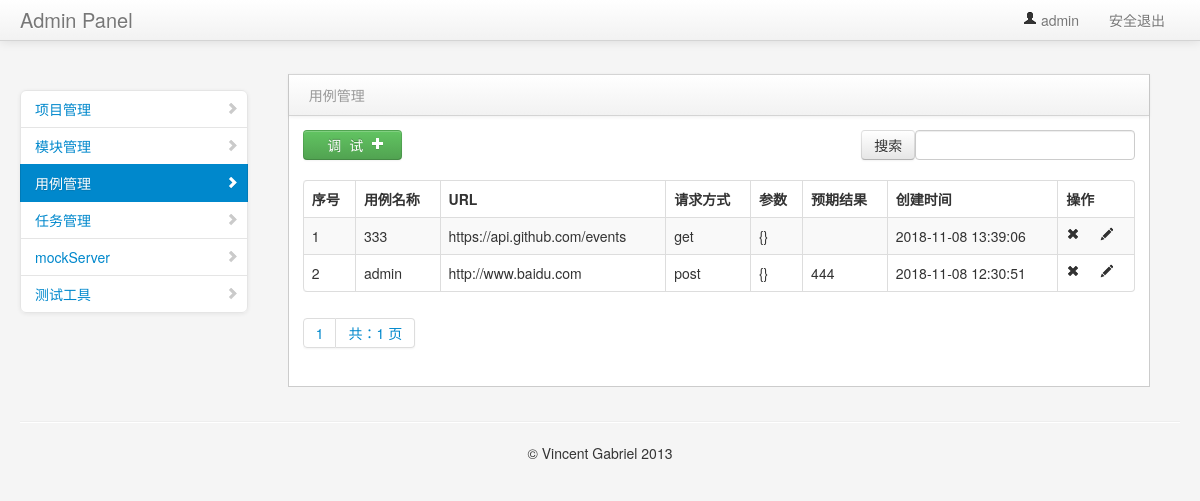
/interface/case_manage/ (signed in), run on an earlier commit of the app's database.
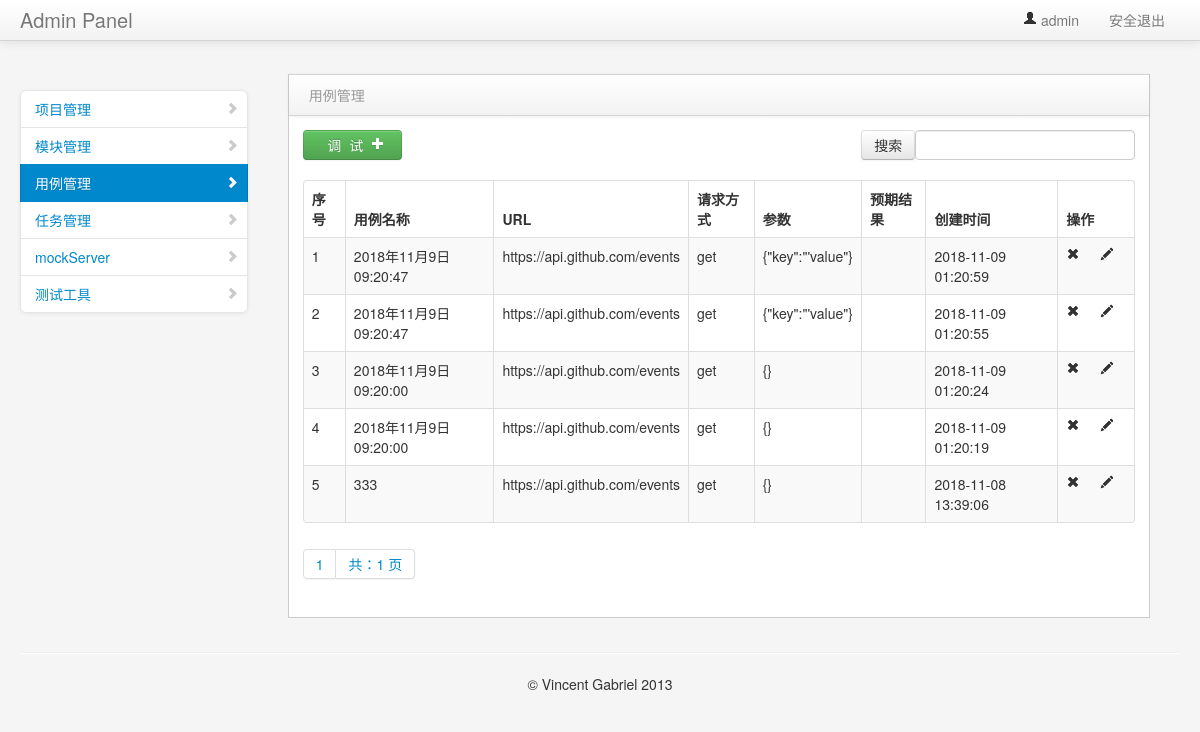
And on a later commit of the database.
### interface_app/models.py (models this page shows, shortened)
class TestCase(models.Model):
    module = models.ForeignKey(Model, on_delete=models.CASCADE)
    name = models.CharField("描述",max_length=50,default="")
    url = models.CharField("URL",max_length=50,default="")
    req_methed = models.CharField("方法", max_length=50,default="")
    req_type = models.CharField("参数类型", max_length=50,default="")
    req_header = models.TextField("HEADER",default="")
    req_para = models.TextField("参数",default="")
    response_assert = models.TextField("验证",default="")
    creator = models.TextField("创建人",default="")
    create_time = models.DateTimeField("创建时间", auto_now=True)

### interface_app/views.py (the view)
# urls.py: path("case_manage/", views.case_manage),
@login_required
def case_manage(request):
    if request.method == "GET":
        case_list = TestCase.objects.all().order_by("-create_time")
        contacts = page(request,case_list)
        return render(request,"case_manage.html",{"type":"list","contacts": contacts})
    else:
        return "404"

### common/page_help.py (called while the page is built)
def page(request,obj,count=5):
    paginator = Paginator(obj, count)
    page = request.GET.get("page")
    try:
        contacts = paginator.get_page(page)
    except EmptyPage:
        contacts = paginator.page(1)
    except PageNotAnInteger:
        contacts = paginator.page(paginator.num_pages)
    return contacts

### templates/case_manage.html (shortened to what this page needs)
{% extends "common/nav.html" %}
{% block context %}
<div class="span3" id="sidebar">
    <ul class="nav nav-list bs-docs-sidenav nav-collapse collapse">
        <li>
            <a href="/manage/project_manage/"><i class="icon-chevron-right"></i>项目管理</a>
        </li>
        <li>
            <a href="/manage/module_manage/"><i class="icon-chevron-right"></i>模块管理</a>
        </li>
        <li class="active">
            <a href="/interface/case_manage/"><i class="icon-chevron-right"></i>用例管理</a>
        </li>
        <li>
            <a href="interface.html"><i class="icon-chevron-right"></i>任务管理</a>
        </li>
        <li>
            <a href="interface.html"><i class="icon-chevron-right"></i>mockServer</a>
        </li>
        <li>
            <a href="interface.html"><i class="icon-chevron-right"></i>测试工具</a>
        </li>
    </ul>
</div>
<div class="span9" id="content">
    <div class="row-fluid">
{% if type == 'list'%}
     <div class="block">
        <div class="navbar navbar-inner block-header">
            <div class="muted pull-left">用例管理</div>
        </div>
        <div class="block-content collapse in">
            <div class="span12">
               <div class="table-toolbar">
                  <div class="btn-group">
                     <a><button class="btn btn-success" onclick="window.location.href='/interface/debug/'">&nbsp&nbsp&nbsp调&nbsp&nbsp试&nbsp&nbsp<i class="icon-plus icon-white"></i>&nbsp</button></a>
                  </div>
                   <div class="btn-group pull-right">
                         <div class="dataTables_filter" id="example_filter">
                             <form method="get" action="/interface/search_case/">
                              <input class="btn" type="submit" value="搜索">
                              <label><input type="text" aria-controls="example" id="search_case" name="search_case"></label>
                             </form>
                        </div>
                    </div>
               </div>
                <table cellpadding="0" cellspacing="0" border="0" class="table table-striped table-bordered" id="example2">
                    <thead>
                        <tr>
                            <th>序号</th>
                            <th>用例名称</th>
                            <th>URL</th>
                            <th>请求方式</th>
                            <th>参数</th>
                            <th>预期结果</th>
                            <th>创建时间</th>
                            <th>操作</th>
                        </tr>
                    </thead>
                    <tbody>
                    {% for data in contacts %}
                        <tr class="gradeU">
                            <td>{{forloop.counter }}</td>
                            <td class="center">{{data.name}}</td>
                            <td>{{data.url}}</td>
                            <td>{{data.req_methed}}</td>
                            <td>{{data.req_para}}</td>
                            <td>{{data.response_assert}}</td>
                            <td class="center">{{ data.create_time | date:"Y-m-d H:i:s" }}</td>
                            <td class="center" style="width: 60px;">
                                <a onclick="del_id('{{ data.id }}')"><i class="icon-remove"></i></a>
                                <a href="/interface/edit_case/{{ data.id }}/"><i class="icon-pencil"></i></a>
                            </td>
                        </tr>
                    {% endfor %}
                    </tbody>
                </table>
            </div>
          <div class="pagination">
            <span class="step-links">
              <ul class="pagination">
                 <li><a href="#">{{ contacts.number }}</a></li>
                <li><a href="#">共：{{ contacts.paginator.num_pages }} 页</a></li>
              </ul>
            </span>
          </div>
        </div>
     </div>
    </div>
</div>
 {% endif %}
{% endblock context %}

### templates/common/nav.html (shortened to what this page needs)
<!DOCTYPE html>
<html>
    <head>
        <link href="/static/bootstrap/css/bootstrap.min.css" rel="stylesheet" media="screen">
        <link href="/static/bootstrap/css/bootstrap-responsive.min.css" rel="stylesheet" media="screen">
        <link href="/static/assets/css/styles.css" rel="stylesheet" media="screen">
        <link href="/static/assets/css/DT_bootstrap.css" rel="stylesheet" media="screen">
    </head>
    <body>
        <div class="navbar navbar-fixed-top">
            <div class="navbar-inner">
                <div class="container-fluid">
                    <a class="brand" href="#">Admin Panel</a>
                    <div class="nav-collapse collapse">
                        <ul class="nav pull-right">
                            <li class="dropdown">
                                <a href="#" role="button" class="dropdown-toggle" data-toggle="dropdown">
                                    <i class="icon-user"></i> {{user}}
                                </a>
                            </li>
                            <li>
                                <a tabindex="-1" href="/user/logout/">安全退出</a>
                            </li>
                        </ul>
                    </div>
                </div>
            </div>
        </div>
        <div class="container-fluid">
            <div class="row-fluid">
                 {% block context %}
                 {% endblock context %}
            </div>
            <hr>
            <footer>
                <p style="text-align: center">&copy; Vincent Gabriel 2013</p>
            </footer>
        </div>
    </body>
</html>

### static/assets/css/styles.css (style rules this page uses)
body { padding-top: 0; padding-bottom: 40px; background-color: #f5f5f5; }
@media (min-width: 979px) { body { padding-top: 60px; } }
#content { margin-left:0px; }
.block { border: 1px solid #ccc; background: white; margin: 1em 0em; border-top: none; }
.block-content { margin: 1em; min-height: .25em; }
.block-header { margin-bottom: 0px; border-right: none; border-left: none; -webkit-border-radius: 0px; -moz-border-radius: 0px; border-radius: 0px; }
.block-header div { padding-top: 10px; }
.bs-docs-sidenav { max-width: 228px; margin: 30px 0 0; padding: 0; background-color: #fff; -webkit-border-radius: 6px; -moz-border-radius: 6px; border-radius: 6px; -webkit-box-shadow: 0 1px 4px rgba(0,0,0,.065); -moz-box-shadow: 0 1px 4px rgba(0,0,0,.065); box-shadow: 0 1px 4px rgba(0,0,0,.065); }
.bs-docs-sidenav > li > a { display: block; width: 190px \9; margin: 0 0 -1px; padding: 8px 14px; border: 1px solid #e5e5e5; }
.bs-docs-sidenav > li:first-child > a { -webkit-border-radius: 6px 6px 0 0; -moz-border-radius: 6px 6px 0 0; border-radius: 6px 6px 0 0; }
.bs-docs-sidenav > li:last-child > a { -webkit-border-radius: 0 0 6px 6px; -moz-border-radius: 0 0 6px 6px; border-radius: 0 0 6px 6px; }
.bs-docs-sidenav > .active > a { position: relative; z-index: 2; padding: 9px 15px; border: 0; text-shadow: 0 1px 0 rgba(0,0,0,.15); -webkit-box-shadow: inset 1px 0 0 rgba(0,0,0,.1), inset -1px 0 0 rgba(0,0,0,.1); -moz-box-shadow: inset 1px 0 0 rgba(0,0,0,.1), inset -1px 0 0 rgba(0,0,0,.1); box-shadow: inset 1px 0 0 rgba(0,0,0,.1), inset -1px 0 0 rgba(0,0,0,.1); }
.bs-docs-sidenav .icon-chevron-right { float: right; margin-top: 2px; margin-right: -6px; opacity: .25; }
.bs-docs-sidenav .active .icon-chevron-right, .bs-docs-sidenav .active a:hover .icon-chevron-right { opacity: 1; }

What changed in the data, as far as the page shows it:
removed TestCase: name "admin", url "http://www.baidu.com", req_methed "post", req_para "{}", response_assert "444", create_time "2018-11-08 12:30:51"
added TestCase: name "2018年11月9日09:20:47", url "https://api.github.com/events", req_methed "get", req_para "{\"key\":\"'value\"}", create_time "2018-11-09 01:20:59"
added TestCase: name "2018年11月9日09:20:47", url "https://api.github.com/events", req_methed "get", req_para "{\"key\":\"'value\"}", create_time "2018-11-09 01:20:55"
added TestCase: name "2018年11月9日09:20:00", url "https://api.github.com/events", req_methed "get", req_para "{}", create_time "2018-11-09 01:20:24"
added TestCase: name "2018年11月9日09:20:00", url "https://api.github.com/events", req_methed "get", req_para "{}", create_time "2018-11-09 01:20:19"
